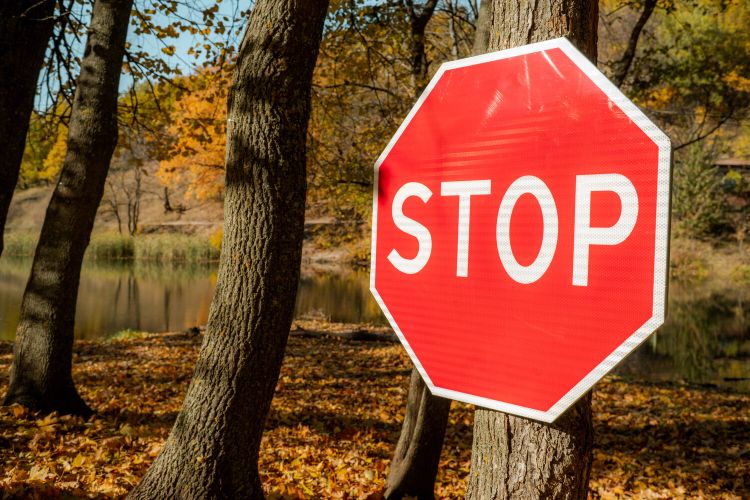
//> input picture stop/stop.png, 1500 x 1000 px (shown at 1/2 size)
$ ./main   (built with g++ and OpenCV 4)
//> lines starting //> are read from the running program, lines starting //| are printed output that depends on the picture; after the words box and inside, x2 and y2 are one past the last pixel; in counts of white or black regions, pixels touching at a corner belong together
#include <opencv2/opencv.hpp>
#include <iostream>

using namespace cv;
using namespace std;


int main() {
  Mat image = imread("./stop.png");
//> image is the input picture: 1000 rows x 1500 cols, CV_8UC3; mean B, G, R 46.7, 76.6, 130

  if (image.empty()) {
    cout << "Не удалось загрузить изображение!" << endl;
    return -1;
  }

	// Ресайз картинки для удобства
	resize(image, image, Size(1000, 700), INTER_LINEAR);
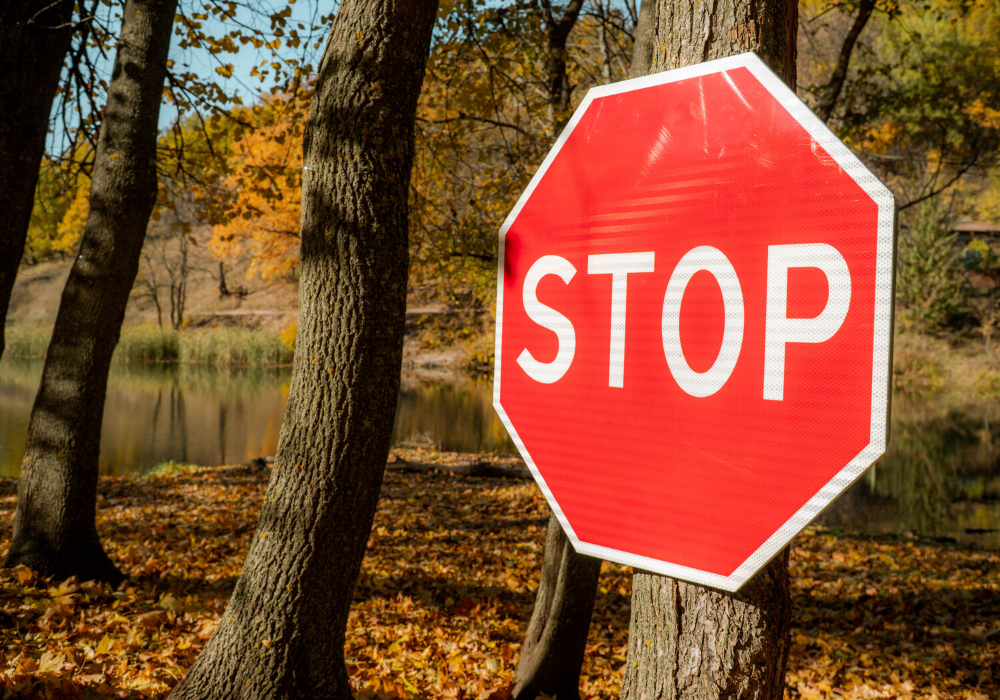
//> image: 700 rows x 1000 cols, CV_8UC3; mean B, G, R 46.6, 76.5, 129.9


	// Перевод в другие цветовые пространства для удобства
	Mat hsvImage, grayImage;
	cvtColor(image, hsvImage, COLOR_BGR2HSV);
//> hsvImage: 700 rows x 1000 cols, CV_8UC3; mean H, S, V 18.9, 181.6, 131.1
	cvtColor(image, grayImage, COLOR_BGR2GRAY);
	GaussianBlur(grayImage, grayImage, Size(9, 9), 2);
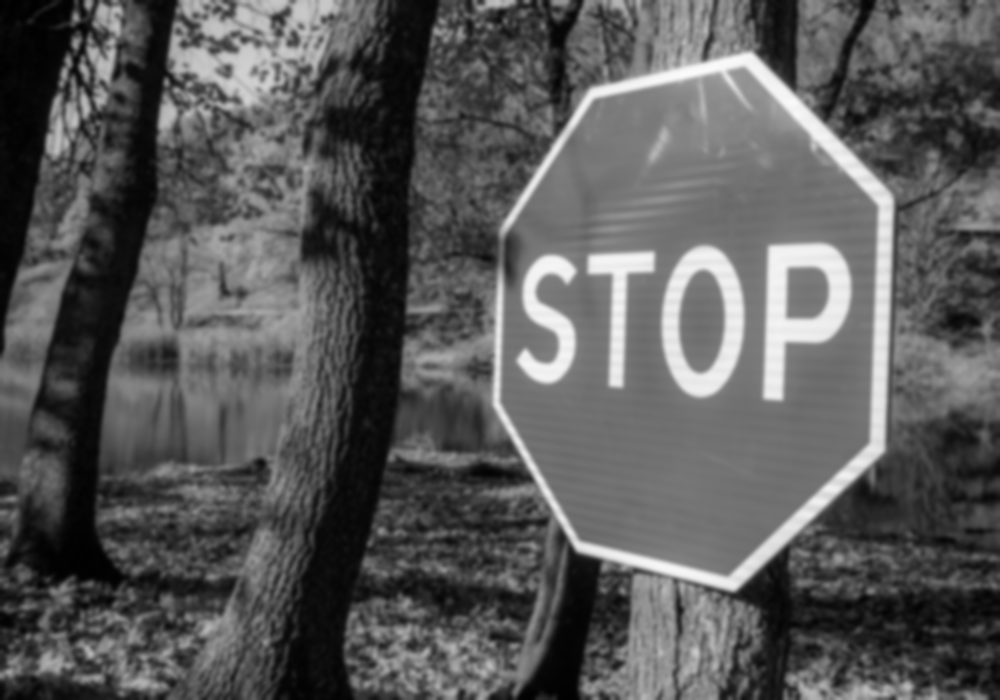
//> grayImage: 700 rows x 1000 cols, CV_8UC1; min 1, max 251, mean 89.1

	// Определение красного цвета на картинке и создание маски
	Mat mask, mask1, mask2, result;
	inRange(hsvImage, Scalar(0, 100, 100), Scalar(10, 255, 255), mask1);
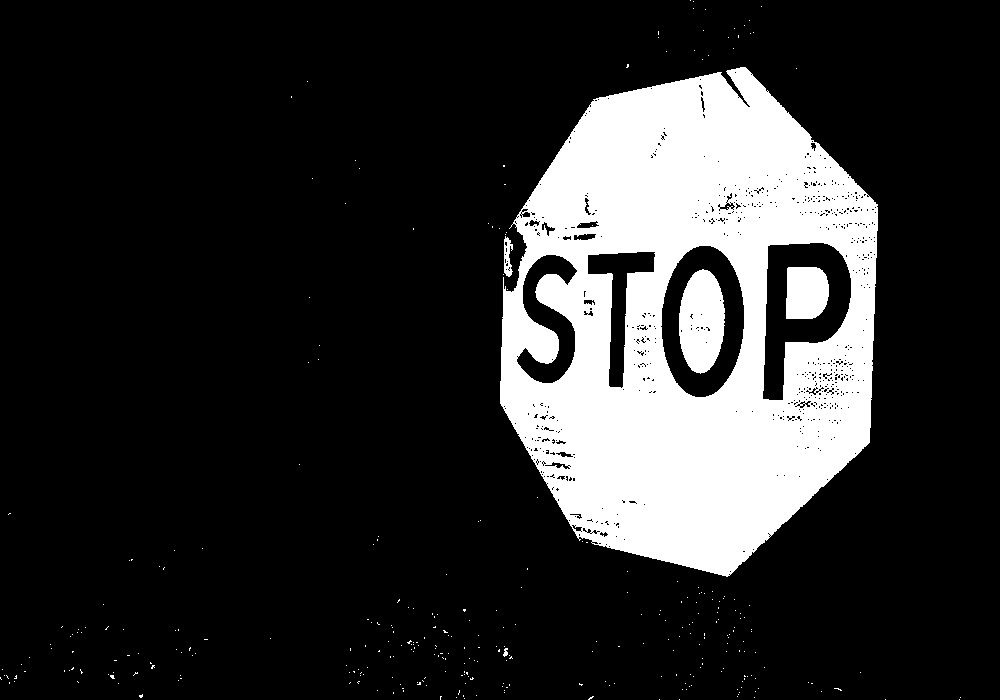
//> mask1: 700 rows x 1000 cols, CV_8UC1; 18.1% white; 319 white regions (314 under 20 px), largest, box (x1, y1, x2, y2) and area: (500, 67, 878, 577) 120023, (679, 269, 725, 374) 3712, (786, 267, 829, 319) 2018, (504, 236, 513, 277) 232, (503, 648, 508, 657) 29
	inRange(hsvImage, Scalar(160, 100, 100), Scalar(180, 255, 255), mask2);
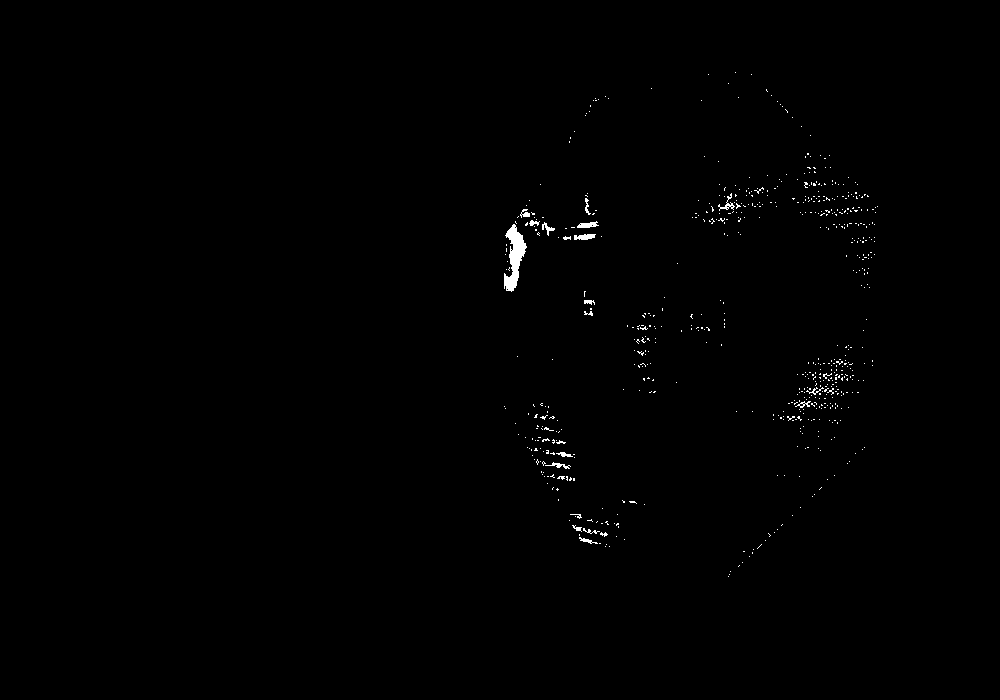
//> mask2: 700 rows x 1000 cols, CV_8UC1; 0.45% white; 641 white regions (620 under 20 px), largest, box (x1, y1, x2, y2) and area: (504, 224, 527, 292) 764, (574, 234, 596, 240) 100, (577, 221, 599, 228) 94

	// Наложение маски на оригинальное изображение
	bitwise_or(mask1, mask2, mask);
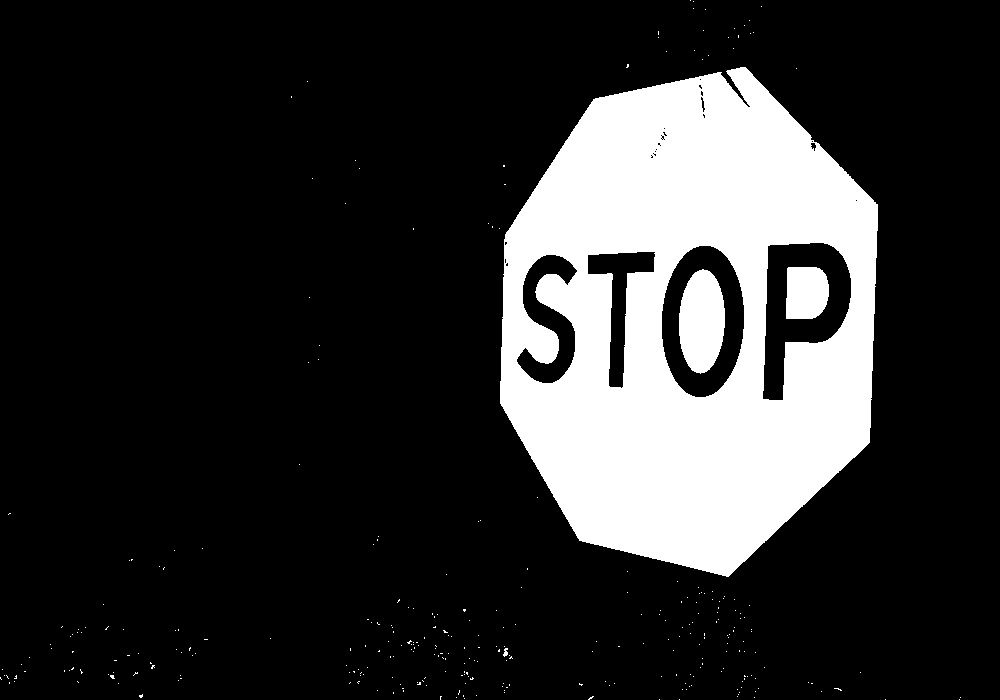
//> mask: 700 rows x 1000 cols, CV_8UC1; 18.5% white; 311 white regions (307 under 20 px), largest, box (x1, y1, x2, y2) and area: (500, 67, 878, 577) 123384, (679, 269, 725, 374) 3754, (786, 267, 829, 319) 2018, (503, 648, 508, 657) 29
	bitwise_and(image, image, result, mask);
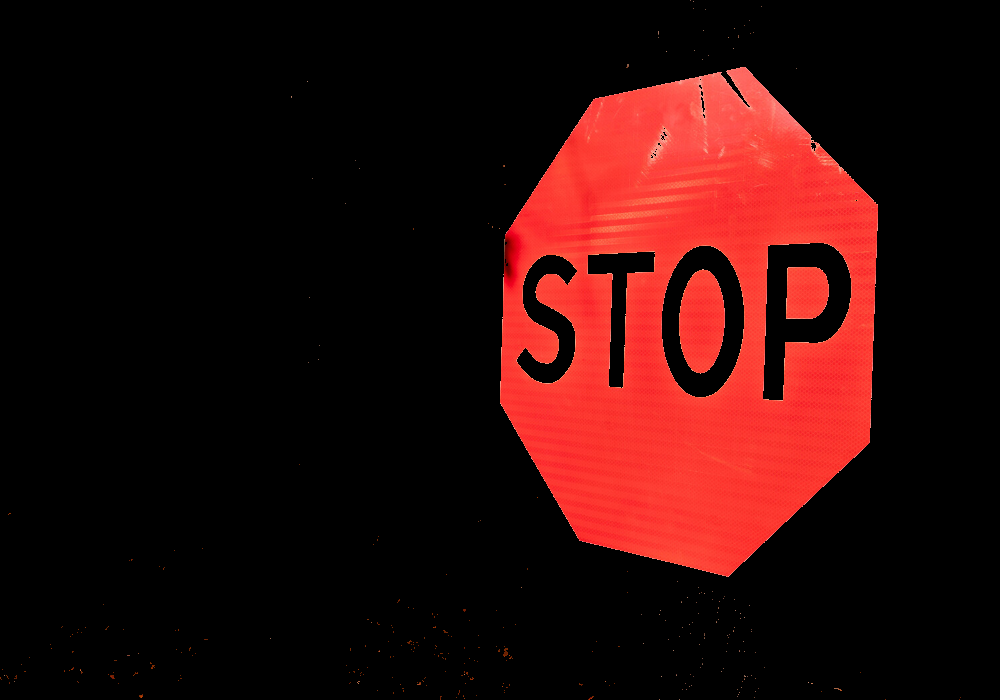
//> result: 700 rows x 1000 cols, CV_8UC3; mean B, G, R 10, 11.4, 46.6

	// Определение окружностей
	vector<Vec3f> circles;
	HoughCircles(grayImage, circles, HOUGH_GRADIENT, 1, grayImage.rows, 55, 45, 200, 280);
//> circles = 1 circle (x, y, radius): [695.5, 309.5, 264]

	for (size_t i = 0; i < circles.size(); i++) {
		Vec3i c = circles[i];
		Point center(c[0], c[1]);
		int radius = c[2];

		circle(result, center, 3, Scalar(0, 255, 0), -1, LINE_AA);
		circle(result, center, radius, Scalar(255, 0, 0), 2, LINE_AA);
	}
//> this loop made 1 pass
//> (center, radius) on pass 1: (Point(696, 310), 264)
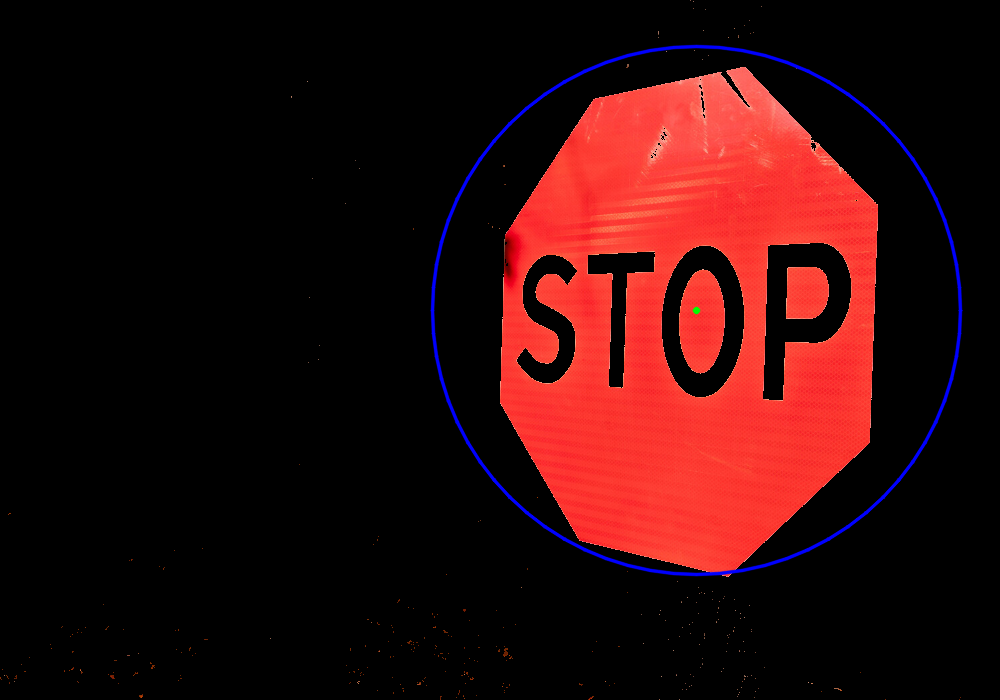
//> result: 700 rows x 1000 cols, CV_8UC3; 1.14% of pixels changed, all inside (x1, y1, x2, y2) = (430, 44, 963, 577)

	imshow("Original Image", image);
	imshow("Mask", mask);
	imshow("Result Image", result);

  waitKey(0);
	destroyAllWindows();

  return 0;
}
